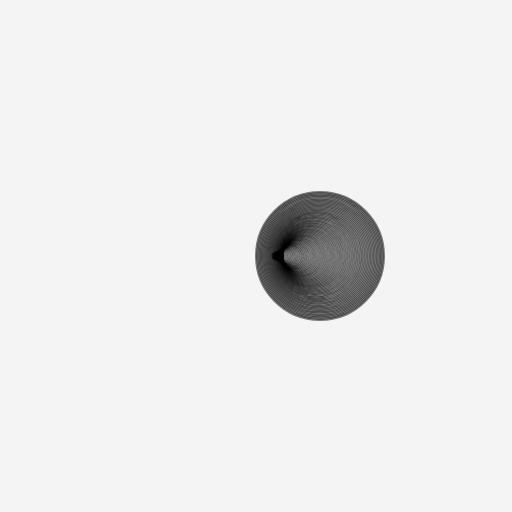
Frame 1 (no input)
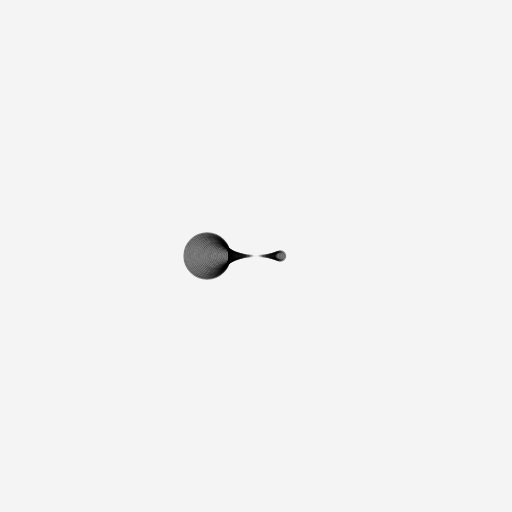
Frame 60 (no input)
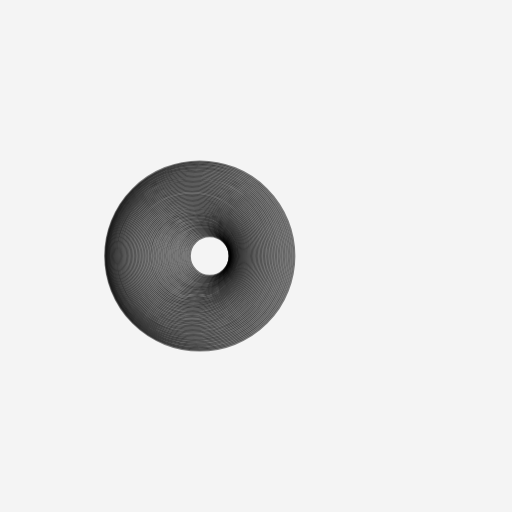
Frame 120 (the mouse pressed at the canvas centre since frame 60)

The p5.js sketch that drew these frames (run headless with seeded random() and noise() and a simulated clock; from frame 60 on, the mouse is pressed at the canvas centre):

// p5.js sketch
// ── sketch.js
var WIDTH = 512,
  HEIGHT = 512,
  t

function setup() {
  createCanvas(WIDTH, HEIGHT)
  t = 0
}

function draw() {
  background(244)
  translate(width / 2, height / 2)

  noFill()
  stroke(0, 0, 0, 128)
  for (var i = 0; i < 64; i++) {
    push()
    var radian = (t + i) / 50
    translate((cos(radian) * width) / 8, 0)
    strokeWeight(2)
    circle(0, 0, 128 - sin(radian) * 128)
    pop()
  }

  t += 1
}
